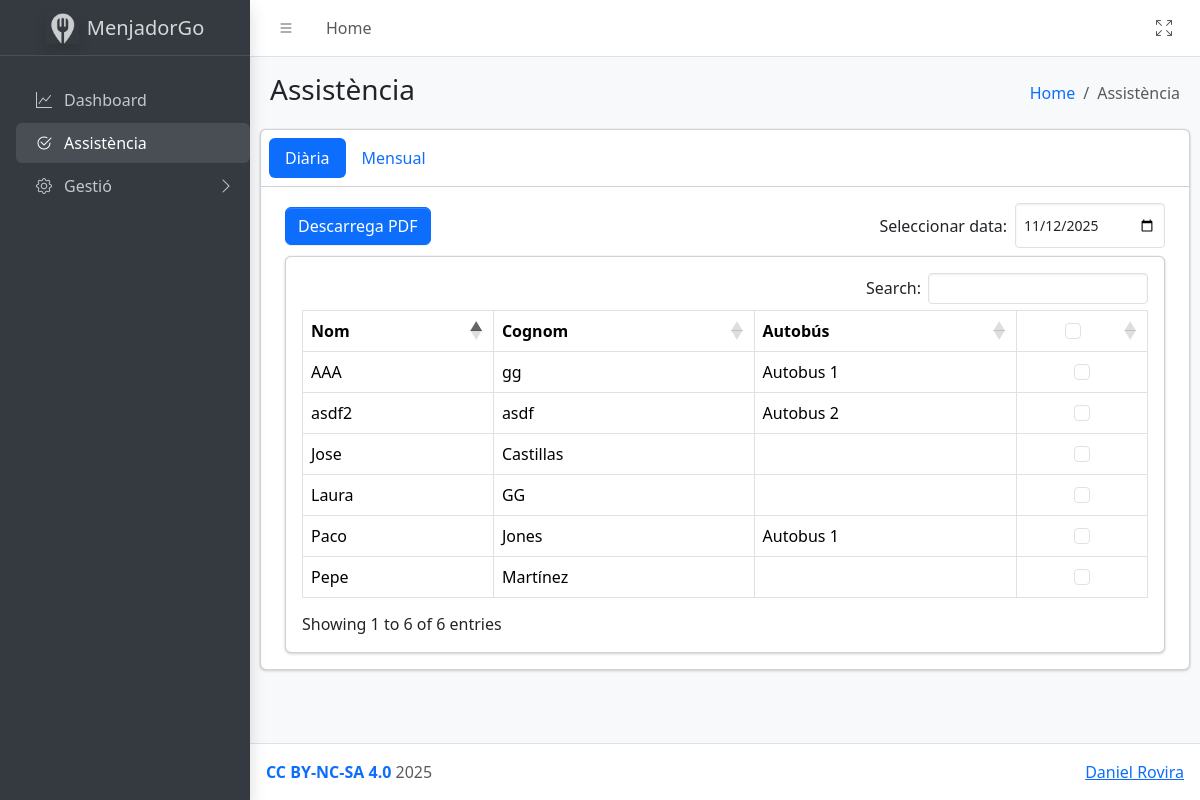
/view/asistencia.php, run on an earlier commit of the app's database.
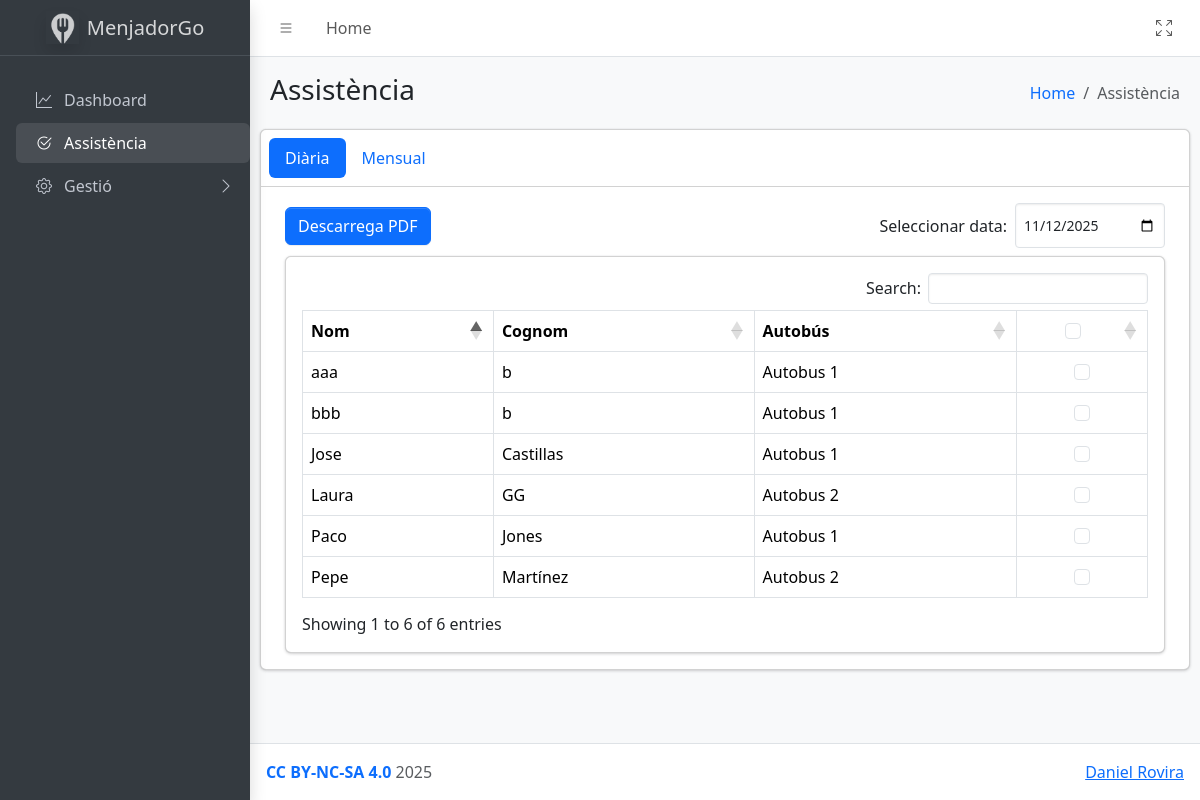
And on a later commit of the database.
### tables this page shows
CREATE TABLE `Comensales` (
  `ID` int NOT NULL AUTO_INCREMENT,
  `Nombre` varchar(100) NOT NULL,
  `Apellidos` varchar(100) NOT NULL,
  `Intolerancias` varchar(300) DEFAULT NULL,
  `Menu_ID` int DEFAULT NULL,
  `Mesa_ID` int DEFAULT NULL,
  `Autobus_ID` int DEFAULT NULL,
  PRIMARY KEY (`ID`),
  UNIQUE KEY `Comensales_UNIQUE` (`Nombre`,`Apellidos`),
  KEY `Comensales_Menu_FK` (`Menu_ID`),
  KEY `Comensales_Mesa_FK` (`Mesa_ID`),
  KEY `Comensales_Autobus_FK` (`Autobus_ID`),
  CONSTRAINT `Comensales_Autobus_FK` FOREIGN KEY (`Autobus_ID`) REFERENCES `Autobus` (`ID`) ON DELETE SET NULL ON UPDATE CASCADE,
  CONSTRAINT `Comensales_Menu_FK` FOREIGN KEY (`Menu_ID`) REFERENCES `Menu` (`ID`) ON DELETE SET NULL ON UPDATE CASCADE,
  CONSTRAINT `Comensales_Mesa_FK` FOREIGN KEY (`Mesa_ID`) REFERENCES `Mesa` (`ID`) ON DELETE SET NULL ON UPDATE CASCADE
);

CREATE TABLE `Autobus` (
  `ID` int NOT NULL AUTO_INCREMENT,
  `Nombre` varchar(100) NOT NULL,
  `Descripcion` varchar(1000) DEFAULT NULL,
  PRIMARY KEY (`ID`),
  UNIQUE KEY `Autobus_UNIQUE` (`Nombre`)
);

### src/models/Comensal.php (called while the page is built, shortened)
<?php
class Comensal
{
    private $id;
    private $nombre;
    private $apellidos;
    private $autobus_name;
    public function __construct($id, $nombre, $apellidos, $intolerancias = null, $menu_id = null, $mesa_id = null, $autobus_id = null)
    {
        $this->id = $id;
        $this->nombre = $nombre;
        $this->apellidos = $apellidos;
        $this->menu_id = $menu_id;
        $this->menu_name = $this->menu_id ? getMenuNameById($this->menu_id) : null;
        $this->mesa_id = $mesa_id;
        $this->mesa_name = $this->mesa_id ? getMesaNameById($this->mesa_id) : null;
        $this->autobus_id = $autobus_id;
        $this->autobus_name = $this->autobus_id ? getAutobusNameById($this->autobus_id) : null;
    }
    public function getId()
    {
        return $this->id;
    }
    public function getNombre()
    {
        return $this->nombre;
    }
    public function getApellidos()
    {
        return $this->apellidos;
    }
    public function getAutobusName()
    {
        return $this->autobus_name;
    }
}
function getComensales()
{
    $conn = getConnection();
    $stmt = $conn->query("SELECT * FROM Comensales");
    $rows = $stmt->fetchAll(PDO::FETCH_ASSOC);
    $comensales = [];
    foreach ($rows as $row) {
        $comensales[] = new Comensal(
            $row['ID'],
            $row['Nombre'],
            $row['Apellidos'],
            $row['Intolerancias'],
            $row['Menu_ID'],
            $row['Mesa_ID'],
            $row['Autobus_ID'],
        );
    }
    return $comensales;
}
function getAsistenciasFecha($fecha)
{
    $conn = getConnection();
    $stmt = $conn->prepare("SELECT Comensal_ID FROM Asistencia WHERE fecha = :fecha");
    $stmt->bindParam(':fecha', $fecha);
    $stmt->execute();
    return $stmt->fetchAll(PDO::FETCH_COLUMN, 0);
}
function getMenuNameById($id)
{
    $conn = getConnection();
    $stmt = $conn->prepare("SELECT Nombre FROM Menu WHERE ID = :id");
    $stmt->bindParam(':id', $id);
    $stmt->execute();
    return $stmt->fetchColumn();
}
function getMesaNameById($id)
{
    $conn = getConnection();
    $stmt = $conn->prepare("SELECT Nombre FROM Mesa WHERE ID = :id");
    $stmt->bindParam(':id', $id);
    $stmt->execute();
    return $stmt->fetchColumn();
}
function getAutobusNameById($id)
{
    $conn = getConnection();
    $stmt = $conn->prepare("SELECT Nombre FROM Autobus WHERE ID = :id");
    $stmt->bindParam(':id', $id);
    $stmt->execute();
    return $stmt->fetchColumn();
}

### src/view/asistencia.php (the view, shortened to what the changed rows need)
<?php
require_once "../models/Comensal.php";
$dateSelected = isset($_GET['fecha']) ? $_GET['fecha'] : date('Y-m-d');
$activeTab = isset($_GET['mes']) ? 'mensual' : 'diaria';
$comensales = getComensales();
$asistencias = getAsistenciasFecha($dateSelected);
?>
<!doctype html>
<html lang="en">
<head>
    <link rel="stylesheet" href="../assets/css/dataTables.bootstrap5.min.css">
    <link rel="stylesheet" href="../assets/css/responsive.bootstrap5.min.css">
</head>
<body class="layout-fixed sidebar-expand-lg sidebar-open bg-body-tertiary">
    <div class="app-wrapper">
        <main class="app-main">
            <div class="card" style="margin-left: 10px; margin-right: 10px">
                <div class="card-body">
                    <div class="tab-content">
                        <div class="tab-pane fade <?= $activeTab == 'diaria' ? 'show active' : '' ?>" id="asistencia-diaria" role="tabpanel">
                            <div class="app-content">
                                <div class="card">
                                    <div class="card-body">
                                        <table class="table table-bordered table-hover mi-tabla" id="mi-tabla">
                                            <thead>
                                                <tr>
                                                    <th>Nom</th>
                                                    <th>Cognom</th>
                                                    <th>Autobús</th>
                                                    <th class="text-center" id="checkboxAll">
                                                        <input type="checkbox"
                                                            class="form-check-input"
                                                            id="selectAllCheckboxes"
                                                            onchange="toggleAll(this); saveAllAsistencia(this)"
                                                            <?php if (count($comensales) == count($asistencias)) echo 'checked'; ?>
                                                            <?php if ($dateSelected != date('Y-m-d')) echo 'disabled'; ?> />
                                                    </th>
                                                </tr>
                                            </thead>
                                            <tbody>
                                                <?php foreach ($comensales as $comensal) { ?>
                                                    <tr class="align-middle">
                                                        <td><?= $comensal->getNombre() ?></td>
                                                        <td><?= $comensal->getApellidos() ?></td>
                                                        <td><?= $comensal->getAutobusName() ?></td>
                                                        <td class="text-center">
                                                            <input type="checkbox"
                                                                class="form-check-input fila"
                                                                onchange="updateMaster(); saveAsistencia(this);"
                                                                data-nombre="<?= $comensal->getNombre() ?>"
                                                                data-apellidos="<?= $comensal->getApellidos() ?>"
                                                                data-comensalID="<?= $comensal->getId() ?>"
                                                                <?php if (in_array($comensal->getId(), $asistencias)) echo 'checked'; ?>
                                                                <?php if ($dateSelected != date('Y-m-d')) echo 'disabled'; ?> />
                                                        </td>
                                                    </tr>
                                                <?php } ?>
                                            </tbody>
                                        </table>
                                    </div>
                                </div>
                            </div>
                        </div>
                    </div>
                </div>
            </div>
        </main>
    </div>
</body>
</html>

What changed in the data, as far as the page shows it:
removed comensales: Nombre "asdf2", Apellidos "asdf", Autobus_ID.Nombre "Autobus 2"
removed comensales: Nombre "AAA", Apellidos "gg", Autobus_ID.Nombre "Autobus 1"
changed comensales "Pepe": Autobus_ID.Nombre (not shown) → "Autobus 2"
changed comensales "Laura": Autobus_ID.Nombre (not shown) → "Autobus 2"
changed comensales "Jose": Autobus_ID.Nombre (not shown) → "Autobus 1"
added comensales: Nombre "bbb", Apellidos "b", Autobus_ID.Nombre "Autobus 1"
added comensales: Nombre "aaa", Apellidos "b", Autobus_ID.Nombre "Autobus 1"
